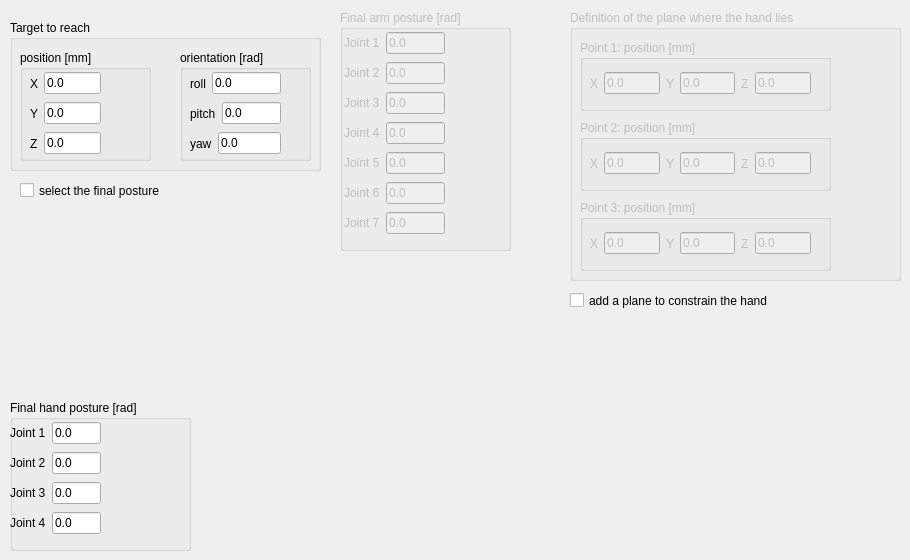
   <widget class="QWidget" name="tab_huml_move">
    <attribute name="title">
     <string>Move settings</string>
    </attribute>
    <widget class="QGroupBox" name="groupBox_target">
     <property name="geometry">
      <rect>
       <x>10</x>
       <y>20</y>
       <width>311</width>
       <height>151</height>
      </rect>
     </property>
     <property name="title">
      <string>Target to reach</string>
     </property>
     <widget class="QGroupBox" name="groupBox_target_pos">
      <property name="geometry">
       <rect>
        <x>10</x>
        <y>30</y>
        <width>131</width>
        <height>111</height>
       </rect>
      </property>
      <property name="title">
       <string>position [mm]</string>
      </property>
      <widget class="QWidget" name="layoutWidget_20">
       <property name="geometry">
        <rect>
         <x>10</x>
         <y>50</y>
         <width>71</width>
         <height>27</height>
        </rect>
       </property>
       <layout class="QHBoxLayout" name="horizontalLayout_41">
        <item>
         <widget class="QLabel" name="label_128">
          <property name="text">
           <string>Y</string>
          </property>
         </widget>
        </item>
        <item>
         <widget class="QLineEdit" name="lineEdit_target_y">
          <property name="text">
           <string>0.0</string>
          </property>
         </widget>
        </item>
       </layout>
      </widget>
      <widget class="QWidget" name="layoutWidget_21">
       <property name="geometry">
        <rect>
         <x>10</x>
         <y>80</y>
         <width>71</width>
         <height>27</height>
        </rect>
       </property>
       <layout class="QHBoxLayout" name="horizontalLayout_42">
        <item>
         <widget class="QLabel" name="label_129">
          <property name="text">
           <string>Z</string>
          </property>
         </widget>
        </item>
        <item>
         <widget class="QLineEdit" name="lineEdit_target_z">
          <property name="text">
           <string>0.0</string>
          </property>
         </widget>
        </item>
       </layout>
      </widget>
      <widget class="QWidget" name="layoutWidget_eng_tol_pos_7">
       <property name="geometry">
        <rect>
         <x>10</x>
         <y>20</y>
         <width>71</width>
         <height>27</height>
        </rect>
       </property>
       <layout class="QHBoxLayout" name="horizontalLayout_43">
        <item>
         <widget class="QLabel" name="label_130">
          <property name="text">
           <string>X</string>
          </property>
         </widget>
        </item>
        <item>
         <widget class="QLineEdit" name="lineEdit_target_x">
          <property name="text">
           <string>0.0</string>
          </property>
         </widget>
        </item>
       </layout>
      </widget>
     </widget>
     <widget class="QGroupBox" name="groupBox_target_orientation">
      <property name="geometry">
       <rect>
        <x>170</x>
        <y>30</y>
        <width>131</width>
        <height>111</height>
       </rect>
      </property>
      <property name="title">
       <string>orientation [rad]</string>
      </property>
      <widget class="QWidget" name="layoutWidget_22">
       <property name="geometry">
        <rect>
         <x>10</x>
         <y>50</y>
         <width>91</width>
         <height>27</height>
        </rect>
       </property>
       <layout class="QHBoxLayout" name="horizontalLayout_50">
        <item>
         <widget class="QLabel" name="label_138">
          <property name="text">
           <string>pitch</string>
          </property>
         </widget>
        </item>
        <item>
         <widget class="QLineEdit" name="lineEdit_target_pitch">
          <property name="text">
           <string>0.0</string>
          </property>
         </widget>
        </item>
       </layout>
      </widget>
      <widget class="QWidget" name="layoutWidget_23">
       <property name="geometry">
        <rect>
         <x>10</x>
         <y>80</y>
         <width>91</width>
         <height>27</height>
        </rect>
       </property>
       <layout class="QHBoxLayout" name="horizontalLayout_51">
        <item>
         <widget class="QLabel" name="label_139">
          <property name="text">
           <string>yaw</string>
          </property>
         </widget>
        </item>
        <item>
         <widget class="QLineEdit" name="lineEdit_target_yaw">
          <property name="text">
           <string>0.0</string>
          </property>
         </widget>
        </item>
       </layout>
      </widget>
      <widget class="QWidget" name="layoutWidget_eng_tol_pos_8">
       <property name="geometry">
        <rect>
         <x>10</x>
         <y>20</y>
         <width>91</width>
         <height>27</height>
        </rect>
       </property>
       <layout class="QHBoxLayout" name="horizontalLayout_52">
        <item>
         <widget class="QLabel" name="label_140">
          <property name="text">
           <string>roll</string>
          </property>
         </widget>
        </item>
        <item>
         <widget class="QLineEdit" name="lineEdit_target_roll">
          <property name="text">
           <string>0.0</string>
          </property>
         </widget>
        </item>
       </layout>
      </widget>
     </widget>
    </widget>
    <widget class="QGroupBox" name="groupBox_final_arm">
     <property name="enabled">
      <bool>false</bool>
     </property>
     <property name="geometry">
      <rect>
       <x>340</x>
       <y>10</y>
       <width>171</width>
       <height>241</height>
      </rect>
     </property>
     <property name="title">
      <string>Final arm posture [rad]</string>
     </property>
     <widget class="QWidget" name="layoutWidget">
      <property name="geometry">
       <rect>
        <x>4</x>
        <y>20</y>
        <width>101</width>
        <height>213</height>
       </rect>
      </property>
      <layout class="QVBoxLayout" name="verticalLayout_6">
       <item>
        <layout class="QHBoxLayout" name="horizontalLayout_46">
         <item>
          <widget class="QLabel" name="label_131">
           <property name="text">
            <string>Joint 1</string>
           </property>
          </widget>
         </item>
         <item>
          <widget class="QLineEdit" name="lineEdit_final_arm_1">
           <property name="text">
            <string>0.0</string>
           </property>
          </widget>
         </item>
        </layout>
       </item>
       <item>
        <layout class="QHBoxLayout" name="horizontalLayout_45">
         <item>
          <widget class="QLabel" name="label_132">
           <property name="text">
            <string>Joint 2</string>
           </property>
          </widget>
         </item>
         <item>
          <widget class="QLineEdit" name="lineEdit_final_arm_2">
           <property name="text">
            <string>0.0</string>
           </property>
          </widget>
         </item>
        </layout>
       </item>
       <item>
        <layout class="QHBoxLayout" name="horizontalLayout_44">
         <item>
          <widget class="QLabel" name="label_133">
           <property name="text">
            <string>Joint 3</string>
           </property>
          </widget>
         </item>
         <item>
          <widget class="QLineEdit" name="lineEdit_final_arm_3">
           <property name="text">
            <string>0.0</string>
           </property>
          </widget>
         </item>
        </layout>
       </item>
       <item>
        <layout class="QHBoxLayout" name="horizontalLayout_28">
         <item>
          <widget class="QLabel" name="label_134">
           <property name="text">
            <string>Joint 4</string>
           </property>
          </widget>
         </item>
         <item>
          <widget class="QLineEdit" name="lineEdit_final_arm_4">
           <property name="text">
            <string>0.0</string>
           </property>
          </widget>
         </item>
        </layout>
       </item>
       <item>
        <layout class="QHBoxLayout" name="horizontalLayout_27">
         <item>
          <widget class="QLabel" name="label_135">
           <property name="text">
            <string>Joint 5</string>
           </property>
          </widget>
         </item>
         <item>
          <widget class="QLineEdit" name="lineEdit_final_arm_5">
           <property name="text">
            <string>0.0</string>
           </property>
          </widget>
         </item>
        </layout>
       </item>
       <item>
        <layout class="QHBoxLayout" name="horizontalLayout_25">
         <item>
          <widget class="QLabel" name="label_136">
           <property name="text">
            <string>Joint 6</string>
           </property>
          </widget>
         </item>
         <item>
          <widget class="QLineEdit" name="lineEdit_final_arm_6">
           <property name="text">
            <string>0.0</string>
           </property>
          </widget>
         </item>
        </layout>
       </item>
       <item>
        <layout class="QHBoxLayout" name="horizontalLayout_19">
         <item>
          <widget class="QLabel" name="label_137">
           <property name="text">
            <string>Joint 7</string>
           </property>
          </widget>
         </item>
         <item>
          <widget class="QLineEdit" name="lineEdit_final_arm_7">
           <property name="text">
            <string>0.0</string>
           </property>
          </widget>
         </item>
        </layout>
       </item>
      </layout>
     </widget>
    </widget>
    <widget class="QGroupBox" name="groupBox_final_hand">
     <property name="geometry">
      <rect>
       <x>10</x>
       <y>400</y>
       <width>181</width>
       <height>151</height>
      </rect>
     </property>
     <property name="title">
      <string>Final hand posture [rad]</string>
     </property>
     <widget class="QWidget" name="layoutWidget">
      <property name="geometry">
       <rect>
        <x>0</x>
        <y>20</y>
        <width>91</width>
        <height>120</height>
       </rect>
      </property>
      <layout class="QVBoxLayout" name="verticalLayout_38">
       <item>
        <layout class="QHBoxLayout" name="horizontalLayout_49">
         <item>
          <widget class="QLabel" name="label_142">
           <property name="text">
            <string>Joint 1</string>
           </property>
          </widget>
         </item>
         <item>
          <widget class="QLineEdit" name="lineEdit_final_hand_1">
           <property name="text">
            <string>0.0</string>
           </property>
          </widget>
         </item>
        </layout>
       </item>
       <item>
        <layout class="QHBoxLayout" name="horizontalLayout_48">
         <item>
          <widget class="QLabel" name="label_143">
           <property name="text">
            <string>Joint 2</string>
           </property>
          </widget>
         </item>
         <item>
          <widget class="QLineEdit" name="lineEdit_final_hand_2">
           <property name="text">
            <string>0.0</string>
           </property>
          </widget>
         </item>
        </layout>
       </item>
       <item>
        <layout class="QHBoxLayout" name="horizontalLayout_47">
         <item>
          <widget class="QLabel" name="label_144">
           <property name="text">
            <string>Joint 3</string>
           </property>
          </widget>
         </item>
         <item>
          <widget class="QLineEdit" name="lineEdit_final_hand_3">
           <property name="text">
            <string>0.0</string>
           </property>
          </widget>
         </item>
        </layout>
       </item>
       <item>
        <layout class="QHBoxLayout" name="horizontalLayout_26">
         <item>
          <widget class="QLabel" name="label_145">
           <property name="text">
            <string>Joint 4</string>
           </property>
          </widget>
         </item>
         <item>
          <widget class="QLineEdit" name="lineEdit_final_hand_4">
           <property name="text">
            <string>0.0</string>
           </property>
          </widget>
         </item>
        </layout>
       </item>
      </layout>
     </widget>
    </widget>
    <widget class="QCheckBox" name="checkBox_sel_final_posture">
     <property name="geometry">
      <rect>
       <x>20</x>
       <y>180</y>
       <width>211</width>
       <height>21</height>
      </rect>
     </property>
     <property name="text">
      <string>select the final posture</string>
     </property>
    </widget>
    <widget class="QGroupBox" name="groupBox_plane">
     <property name="enabled">
      <bool>false</bool>
     </property>
     <property name="geometry">
      <rect>
       <x>570</x>
       <y>10</y>
       <width>331</width>
       <height>271</height>
      </rect>
     </property>
     <property name="title">
      <string>Definition of the plane where the hand lies </string>
     </property>
     <widget class="QGroupBox" name="groupBox_plane_point_1">
      <property name="geometry">
       <rect>
        <x>10</x>
        <y>30</y>
        <width>251</width>
        <height>71</height>
       </rect>
      </property>
      <property name="title">
       <string>Point 1: position [mm]</string>
      </property>
      <widget class="QWidget" name="">
       <property name="geometry">
        <rect>
         <x>10</x>
         <y>30</y>
         <width>221</width>
         <height>27</height>
        </rect>
       </property>
       <layout class="QHBoxLayout" name="horizontalLayout_62">
        <item>
         <layout class="QHBoxLayout" name="horizontalLayout_55">
          <item>
           <widget class="QLabel" name="label_147">
            <property name="text">
             <string>X</string>
            </property>
           </widget>
          </item>
          <item>
           <widget class="QLineEdit" name="lineEdit_point_1_x">
            <property name="text">
             <string>0.0</string>
            </property>
           </widget>
          </item>
         </layout>
        </item>
        <item>
         <layout class="QHBoxLayout" name="horizontalLayout_53">
          <item>
           <widget class="QLabel" name="label_141">
            <property name="text">
             <string>Y</string>
            </property>
           </widget>
          </item>
          <item>
           <widget class="QLineEdit" name="lineEdit_point_1_y">
            <property name="text">
             <string>0.0</string>
            </property>
           </widget>
          </item>
         </layout>
        </item>
        <item>
         <layout class="QHBoxLayout" name="horizontalLayout_54">
          <item>
           <widget class="QLabel" name="label_146">
            <property name="text">
             <string>Z</string>
            </property>
           </widget>
          </item>
          <item>
           <widget class="QLineEdit" name="lineEdit_point_1_z">
            <property name="text">
             <string>0.0</string>
            </property>
           </widget>
          </item>
         </layout>
        </item>
       </layout>
      </widget>
     </widget>
     <widget class="QGroupBox" name="groupBox_plane_point_2">
      <property name="geometry">
       <rect>
        <x>10</x>
        <y>110</y>
        <width>251</width>
        <height>71</height>
       </rect>
      </property>
      <property name="title">
       <string>Point 2: position [mm]</string>
      </property>
      <widget class="QWidget" name="layoutWidget_8">
       <property name="geometry">
        <rect>
         <x>10</x>
         <y>30</y>
         <width>221</width>
         <height>27</height>
        </rect>
       </property>
       <layout class="QHBoxLayout" name="horizontalLayout_63">
        <item>
         <layout class="QHBoxLayout" name="horizontalLayout_56">
          <item>
           <widget class="QLabel" name="label_148">
            <property name="text">
             <string>X</string>
            </property>
           </widget>
          </item>
          <item>
           <widget class="QLineEdit" name="lineEdit_point_2_x">
            <property name="text">
             <string>0.0</string>
            </property>
           </widget>
          </item>
         </layout>
        </item>
        <item>
         <layout class="QHBoxLayout" name="horizontalLayout_57">
          <item>
           <widget class="QLabel" name="label_149">
            <property name="text">
             <string>Y</string>
            </property>
           </widget>
          </item>
          <item>
           <widget class="QLineEdit" name="lineEdit_point_2_y">
            <property name="text">
             <string>0.0</string>
            </property>
           </widget>
          </item>
         </layout>
        </item>
        <item>
         <layout class="QHBoxLayout" name="horizontalLayout_58">
          <item>
           <widget class="QLabel" name="label_150">
            <property name="text">
             <string>Z</string>
            </property>
           </widget>
          </item>
          <item>
           <widget class="QLineEdit" name="lineEdit_point_2_z">
            <property name="text">
             <string>0.0</string>
            </property>
           </widget>
          </item>
         </layout>
        </item>
       </layout>
      </widget>
     </widget>
     <widget class="QGroupBox" name="groupBox_plane_point_3">
      <property name="geometry">
       <rect>
        <x>10</x>
        <y>190</y>
        <width>251</width>
        <height>71</height>
       </rect>
      </property>
      <property name="title">
       <string>Point 3: position [mm]</string>
      </property>
      <widget class="QWidget" name="layoutWidget_9">
       <property name="geometry">
        <rect>
         <x>10</x>
         <y>30</y>
         <width>221</width>
         <height>27</height>
        </rect>
       </property>
       <layout class="QHBoxLayout" name="horizontalLayout_64">
        <item>
         <layout class="QHBoxLayout" name="horizontalLayout_59">
          <item>
           <widget class="QLabel" name="label_151">
            <property name="text">
             <string>X</string>
            </property>
           </widget>
          </item>
          <item>
           <widget class="QLineEdit" name="lineEdit_point_3_x">
            <property name="text">
             <string>0.0</string>
            </property>
           </widget>
          </item>
         </layout>
        </item>
        <item>
         <layout class="QHBoxLayout" name="horizontalLayout_60">
          <item>
           <widget class="QLabel" name="label_152">
            <property name="text">
             <string>Y</string>
            </property>
           </widget>
          </item>
          <item>
           <widget class="QLineEdit" name="lineEdit_point_3_y">
            <property name="text">
             <string>0.0</string>
            </property>
           </widget>
          </item>
         </layout>
        </item>
        <item>
         <layout class="QHBoxLayout" name="horizontalLayout_61">
          <item>
           <widget class="QLabel" name="label_153">
            <property name="text">
             <string>Z</string>
            </property>
           </widget>
          </item>
          <item>
           <widget class="QLineEdit" name="lineEdit_point_3_z">
            <property name="text">
             <string>0.0</string>
            </property>
           </widget>
          </item>
         </layout>
        </item>
       </layout>
      </widget>
     </widget>
    </widget>
    <widget class="QCheckBox" name="checkBox_add_plane">
     <property name="geometry">
      <rect>
       <x>570</x>
       <y>290</y>
       <width>241</width>
       <height>21</height>
      </rect>
     </property>
     <property name="text">
      <string>add a plane to constrain the hand  </string>
     </property>
    </widget>
   </widget>
